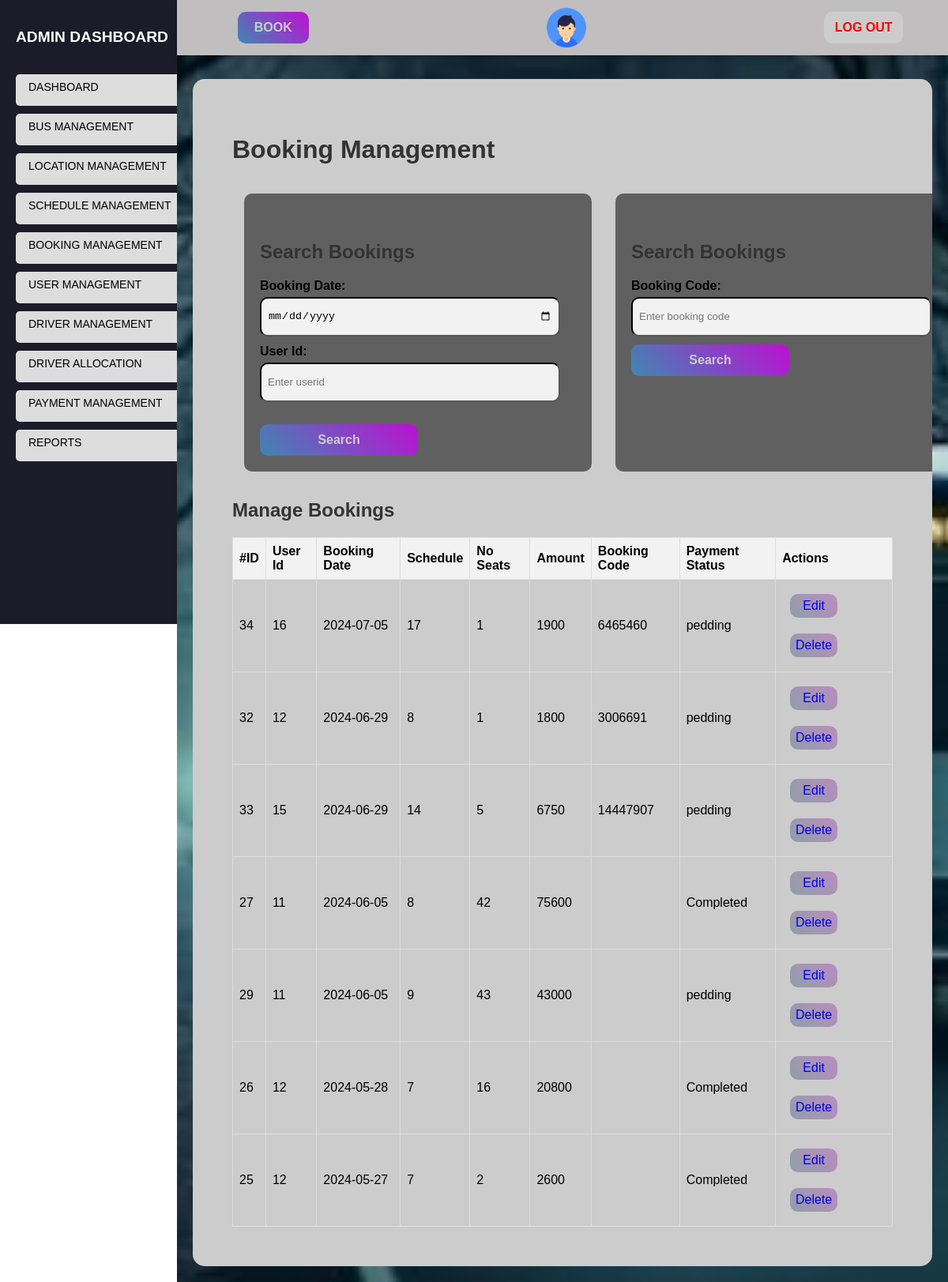
Page /admin/bookings.php (signed in) on the committed database.
### tables this page shows
CREATE TABLE `bookings` (
  `booking_id` int NOT NULL AUTO_INCREMENT,
  `scheduleid` int NOT NULL,
  `userid` int NOT NULL,
  `paymentnumber` varchar(100) NOT NULL,
  `numberseats` int NOT NULL,
  `seats` varchar(250) NOT NULL,
  `fare` int NOT NULL,
  `paymentstatus` varchar(100) NOT NULL,
  `bookingcode` varchar(100) NOT NULL,
  `bookingdate` date NOT NULL,
  `lastupdated` timestamp(6) NOT NULL DEFAULT CURRENT_TIMESTAMP(6) ON UPDATE CURRENT_TIMESTAMP(6),
  PRIMARY KEY (`booking_id`)
);

### controllers/admincontroller.php (called while the page is built, shortened)
<?php
require '../connect/db_connect.php';
$errors = array();
$date = '';
$customer = '';
$bcode = '';
if (isset($_POST['search-book-code'])) {
    $bcode = $_POST['b-code'];
    if (empty($bcode)) {
        $errors['bcode'] = "Booking code required";
    }
    if (count($errors) === 0) {
        $book_sql = "SELECT * FROM bookings
        WHERE bookingcode = '$bcode' ORDER BY bookingdate DESC";
        $bookingresult = $conn->query($book_sql);
    } else {
        $book_sql = "SELECT * FROM bookings ORDER BY bookingdate DESC LIMIT 10 ";
        $bookingresult = $conn->query($book_sql);
    }
}else {
    $book_sql = "SELECT * FROM bookings ORDER BY bookingdate DESC LIMIT 10";
    $bookingresult = $conn->query($book_sql);
}
?>

### admin/bookings.php (the view, shortened to what this page needs)
<?php
require_once '../controllers/admincontroller.php';
?>
<!DOCTYPE html>
<html lang="en">
<head>
    <link rel="stylesheet" href="../css/admin.css">
</head>
<body>
    <div class="sidebar">
        <h2>ADMIN DASHBOARD</h2>
        <ul>
            <li><a href="index.php">DASHBOARD</a></li>
            <li><a href="buses.php">BUS MANAGEMENT</a></li>
            <li><a href="locations.php">LOCATION MANAGEMENT</a></li>
            <li><a href="schedules.php">SCHEDULE MANAGEMENT</a></li>
            <li><a href="bookings.php">BOOKING MANAGEMENT</a></li>
            <li><a href="users.php">USER MANAGEMENT</a></li>
            <li><a href="drivers.php">DRIVER MANAGEMENT</a></li>
            <li><a href="driverallocation.php">DRIVER ALLOCATION</a></li>
            <li><a href="payments.php">PAYMENT MANAGEMENT</a></li>
            <li><a href="reports.php">REPORTS</a></li>
        </ul>
    </div>
    <div class="main-content">
        <div class="header">
            <div class="nav">
                <div class="user">
                    <button class="btn"><a href="#book" class="btn"><b>BOOK</b></a></button>
                    <div class="img-case">
                        <a href="adminprofile.php"><img src="../images/user.png"></a>
                    </div>
                    <button class="log-btn"><a href="index.php?logout=1" style="color: red;" class="logout"><b>LOG OUT</b></a></button>
                </div>
            </div>
        </div>
        <div class="b-content">
            <h1>Booking Management</h1>
            <div class="book-forms">
                <div class="form1">
                    <form action="bookings.php" method="POST">
                        <h2>Search Bookings</h2>
                        <label for="date"><b>Booking Date:</b></label>
                        <input type="date" id="date" name="date" value="<?php echo $date; ?>"><br>
                        <label for="userid"><b>User Id:</b></label>
                        <input type="number" id="userid" name="userid" value="<?php echo $customer; ?>" placeholder="Enter userid"><br><br>
                        <button type="submit" name="search-book"><b>Search</b></button>
                    </form>
                </div>
                <div class="form2">
                    <form action="bookings.php" method="POST">
                        <h2>Search Bookings</h2>
                        <label for="b-code"><b>Booking Code:</b></label>
                        <input type="text" id="b-code" name="b-code" value="<?php echo $bcode; ?>" placeholder="Enter booking code"><br>
                        <button type="submit" name="search-book-code"><b>Search</b></button>
                    </form>
                </div>
            </div>
            <div class="booking-list">
                <h2>Manage Bookings</h2>
                <table>
                    <thead>
                        <tr>
                            <th>#ID</th>
                            <th class="userid">User Id</th>
                            <th class="bookdate">Booking Date</th>
                            <th>Schedule</th>
                            <th class="noseats">No Seats</th>
                            <th>Amount</th>
                            <th class="bookcode">Booking Code</th>
                            <th class="paystatus">Payment Status</th>
                            <th>Actions</th>
                        </tr>
                    </thead>
                    <tbody>
                        <?php
                        if (isset($bookingresult) && $bookingresult->num_rows > 0) {
                            while ($booking_r = $bookingresult->fetch_assoc()) {
                                echo "<tr>";
                                echo "<td>" . $booking_r["booking_id"] . "</td>";
                                echo "<td class='userid'>" . $booking_r["userid"] . "</td>";
                                echo "<td class='bookdate'>" . $booking_r["bookingdate"] . "</td>";
                                echo "<td>" . $booking_r["scheduleid"] . "</td>";
                                echo "<td class='noseats'>" . $booking_r["numberseats"] . "</td>";
                                echo "<td>" . $booking_r["fare"] . "</td>";
                                echo "<td class='bookcode'>" . $booking_r["bookingcode"] . "</td>";
                                echo "<td class='paystatus'>" . $booking_r["paymentstatus"] . "</td>";
                                echo "<td class='action-column'>";
                                echo "<button><a href='edit/editbooking.php?booking_id=" . $booking_r["booking_id"] . "'>Edit</a></button>";
                                echo "<button><a href='delete/deletebooking.php?booking_id=" . $booking_r["booking_id"] . "'
                                onclick='return confirm(\"Are you sure you want to delete this booking?\");'>Delete</a></button>";
                                echo "</td>";
                                echo "</tr>";
                            }
                        } else {
                            echo "<tr><td colspan='4'>No booking was found</td></tr>";
                        }
                        ?>
                    </tbody>
                </table>
            </div>
        </div>
    </div>
</body>
</html>

### css/admin.css (style rules this page uses)
body { margin: 0; padding: 0; font-family: Arial, sans-serif; }
.sidebar { position: fixed; width: 250px; justify-content: flex-start; background-color: rgb(0, 0, 0); background-color: rgb(27, 27, 41); display: flex; flex-direction: column; color: #fff; padding: 20px; height: 750px; }
.sidebar h2 { margin-bottom: 20px; font-size: larger; color: #fff; }
.sidebar ul { list-style-type: none; padding: 0; }
.sidebar ul li { margin-bottom: 10px; height: 40px; background-color: #ddd; color: black; border-radius: 5px; }
.sidebar ul li a { text-decoration: none; font-family: sans-serif; font-size: 14px; color: black; display: block; padding: 8px 16px; border-radius: 4px; transition: background-color 0.3s ease; }
.main-content { padding: 20px; background-image: url(../images/dash1.jpeg); background-position: center; background-size: cover; background-repeat: no-repeat; position: absolute; right: 0; width: 78vw; min-height: 100vh; }
h1, h2 { color: #333; }
.b-content { position: relative; overflow: hidden; margin-top: 10vh; min-height: 90vh; padding: 50px; background: rgb(0, 0, 0); background-color: #ccc; border-radius: 15px; }
form { margin-top: 20px; width: 900px; place-content: center; }
label { display: block; margin-bottom: 5px; font-size: medium; }
input, select { width: 100%; height: 50px; padding: 8px; border-radius: 10px; border-color: #555; background-color: #f2f2f2; margin-bottom: 10px; box-sizing: border-box; }
table { width: 100%; border-collapse: collapse; }
table th, table td { border: 1px solid #ddd; padding: 8px; }
table td a { text-decoration: none; }
table th { background-color: #f2f2f2; text-align: left; }
ul { list-style-type: none; padding: 0; }
li { margin-bottom: 5px; }
.main-content .header { position: fixed; top: 0; right: 0; width: 78vw; display: flex; padding: 10px; padding-left: 30px; box-shadow: 0 4px 8px 0 rgba(0,0,0,0.2); z-index: 1; text-align: center; justify-content: space-around; background-color: rgb(0, 0, 0); background-color: rgb(192, 190, 190); color: #fff; }
.main-content .header .nav { width: 90%; }
.main-content .header .nav .user { display: flex; justify-content: space-between; align-items: center; }
.nav .user .log-btn { display: inline-block; text-decoration: none; border-radius: 10px; border: none; background-color: #ccc; height: 40px; width: 100px; font-size: 16px; cursor: pointer; }
.nav .user a { text-decoration: none; }
.nav .user .btn { border-radius: 10px; border: none; background-image: linear-gradient(45deg, #3f87b1, #bd10d4); color: #ccc; text-align: center; text-decoration: none; height: 40px; min-width: 90px; font-size: medium; cursor: pointer; }
.main-content .header .nav .user .img-case img { width: 40px; height: 40px; }
.main-content .header .nav .user .img-case { display: flex; position: relative; width: 50px; height: 50px; }
.main-content .header .nav .user .img-case img { position: absolute; top: 0; left: 0; width: 100%; height: 100%; }
.book-forms { display: flex; }
.book-forms .form1 { padding: 20px; margin: 15px; width: 400px; background: rgb(0, 0, 0); background-color: #616060; border-radius: 10px; }
.book-forms .form1 input[type=number], input[type=date] { width: 380px; }
.book-forms .form2 input[type=text] { width: 380px; }
.book-forms .form2 { padding: 20px; margin: 15px; width: 400px; background: rgb(0, 0, 0); background-color: #616060; border-radius: 10px; }
.booking-list td button { border-radius: 10px; border: none; background-image: linear-gradient(45deg, #8f9ea7, #ba8dc0); color: #ccc; text-align: center; text-decoration: none; margin: 10px; height: 30px; min-width: 60px; font-size: medium; cursor: pointer; }
.book-forms button { display: inline-block; border-radius: 10px; border: none; background-image: linear-gradient(45deg, #3f87b1, #bd10d4); color: #ccc; text-align: center; text-decoration: none; height: 40px; min-width: 200px; font-size: medium; margin: auto; cursor: pointer; }

### rows in the picture
bookings: booking_id "34", userid "16", bookingdate "2024-07-05", scheduleid "17", numberseats "1", fare "1900", bookingcode "6465460", paymentstatus "pedding"
bookings: booking_id "32", userid "12", bookingdate "2024-06-29", scheduleid "8", numberseats "1", fare "1800", bookingcode "3006691", paymentstatus "pedding"
bookings: booking_id "33", userid "15", bookingdate "2024-06-29", scheduleid "14", numberseats "5", fare "6750", bookingcode "14447907", paymentstatus "pedding"
bookings: booking_id "27", userid "11", bookingdate "2024-06-05", scheduleid "8", numberseats "42", fare "75600", paymentstatus "Completed"
bookings: booking_id "29", userid "11", bookingdate "2024-06-05", scheduleid "9", numberseats "43", fare "43000", paymentstatus "pedding"
bookings: booking_id "26", userid "12", bookingdate "2024-05-28", scheduleid "7", numberseats "16", fare "20800", paymentstatus "Completed"
bookings: booking_id "25", userid "12", bookingdate "2024-05-27", scheduleid "7", numberseats "2", fare "2600", paymentstatus "Completed"
